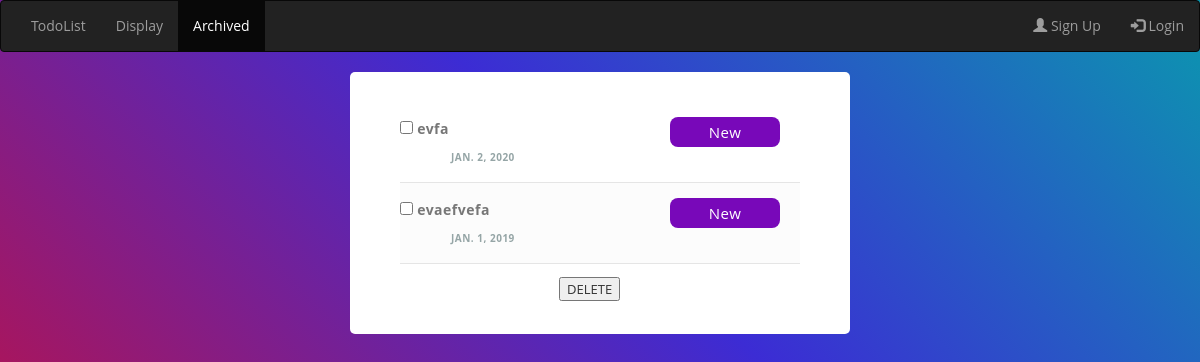
Page /archive/ on the earlier database version.
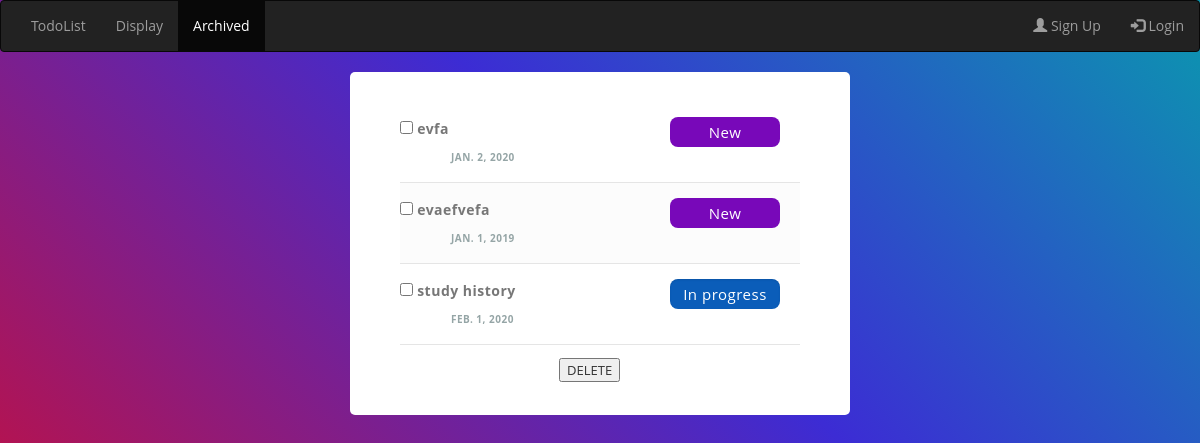
Same page on the later database version.
### pages/models.py (models this page shows, shortened)
class TodoList(models.Model):
    title    = models.CharField(max_length=150)
    due_date = models.DateField(default=timezone.now().strftime("%Y-%m-%d"))
    label    = models.CharField(max_length = 10,default='Others')
    status   = models.CharField(max_length = 10,default='New')
    archive  = models.BooleanField(default=False)

### pages/views.py (the view, shortened to what this page needs)
# urls.py: path('archive/', archive, name='archive'),
def archive(request):
    todos=TodoList.objects.all()
    current_date=date.today()
    for i in range(len(todos)):
        ddate=todos[i].due_date
        if current_date.year >= ddate.year and current_date.month >= ddate.month and current_date.day > ddate.day:
            todos[i].archive = True
            todos[i].save()
    return render(request, "pages/archive.html", {"todos": todos})

### Templates/pages/archive.html (shortened to what this page needs)
<!DOCTYPE html>
<html>
<head>
    <link rel="stylesheet" href="https://maxcdn.bootstrapcdn.com/bootstrap/3.4.1/css/bootstrap.min.css">
    <link rel="stylesheet" type="text/css" href="../static/styleN.css">
    <link href="https://unpkg.com/material-components-web@latest/dist/material-components-web.min.css" rel="stylesheet">
</head>
<body>
    <div django-app="TaskManager">
        <nav class="navbar navbar-inverse">
            <div class="container-fluid">
              <ul class="nav navbar-nav">
                <li ><a href="../">TodoList</a></li>
                <li ><a href="/display">Display</a></li>
                <li class='active'><a href="#">Archived</a></li>
              </ul>
              <ul class="nav navbar-nav navbar-right">
                <li><a href="#"><span class="glyphicon glyphicon-user"></span> Sign Up</a></li>
                <li><a href="#"><span class="glyphicon glyphicon-log-in"></span> Login</a></li>
              </ul>
            </div>
          </nav>
        <div class="container">
          <form action="" method="post">
            <ul class="taskList">
                {% for todo in todos %}
                {% if todo.archive == True %}
                <li class="taskItem">
                    <input type="checkbox" class="taskCheckbox" name="checkedbox" value="{{ todo.title }}">
                    <label for="{{ todo.title }}"><span class="complete-">{{ todo.title }}</span></label>
                    <span class="category-{{ todo.status }}">{{ todo.status }}</span>
                    <strong class="taskDate">{{ todo.due_date }}</strong>
                </li>
                {% endif%}
                {% endfor %}
            </ul>
            <div class="button-container">
              <button class="mdc-button mdc-button--outlined" name="taskDelete" formnovalidate="" type="submit"
              onclick="$('input#sublist').click();">
                <span class="mdc-button__label">DELETE</span>
              </button>
            </div>
          </form>
        </div>
    </div>
</body>
</html>

Differences in the rows shown:
added TodoList: title "study history", status "In progress", due_date "FEB. 1, 2020"
